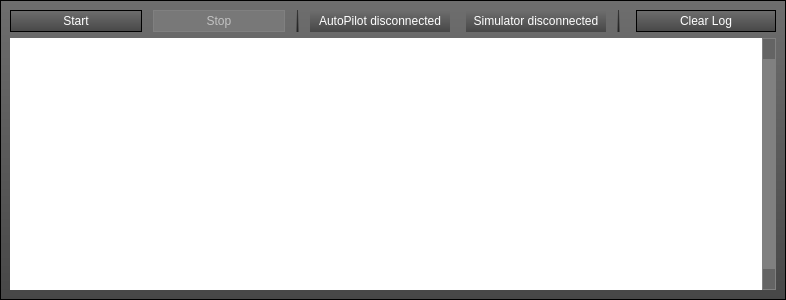
<?xml version="1.0" encoding="UTF-8"?>
<ui version="4.0">
 <class>HITLWidget</class>
 <widget class="QWidget" name="HITLWidget">
  <property name="geometry">
   <rect>
    <x>0</x>
    <y>0</y>
    <width>786</width>
    <height>300</height>
   </rect>
  </property>
  <property name="sizePolicy">
   <sizepolicy hsizetype="Preferred" vsizetype="Preferred">
    <horstretch>0</horstretch>
    <verstretch>0</verstretch>
   </sizepolicy>
  </property>
  <property name="windowTitle">
   <string>Form</string>
  </property>
  <property name="styleSheet">
   <string notr="true">

QScrollBar:vertical {
      border: 1px solid grey;
      background: grey;
      margin: 22px 0 22px 0;
  }

QScrollBar:vertical:disabled {
      border: 1px solid grey;
      
	background-color: grey;
      margin: 22px 0 22px 0;
  }

  QScrollBar::handle:vertical {
background-color: qlineargradient(spread:pad, x1:0.5, y1:0, x2:0.5, y2:1, stop:0 rgba(120, 120, 255, 255), stop:1 rgba(80, 80, 160, 255));
      min-height: 20px;
  }

QScrollBar::handle:vertical:disabled{
background-color: grey;
      min-height: 20px;
  }


  QScrollBar::handle:vertical:pressed {

     background-color: rgb(85, 85, 255);
background-color: qlineargradient(spread:pad, x1:0.5, y1:0, x2:0.5, y2:1, stop:0 rgba(170, 170, 255, 255), stop:1 rgba(80, 80, 160, 255));

      min-height: 20px;
  }

  QScrollBar::add-line:vertical {
      border: 1px solid black;
background-color: qlineargradient(spread:pad, x1:0.5, y1:0, x2:0.5, y2:1, stop:0 rgba(48, 48, 48, 255), stop:1 rgba(120, 120, 120, 255));
      height: 20px;
      subcontrol-position: bottom;
      subcontrol-origin: margin;
  }

 QScrollBar::add-line:vertical:disabled {
background-color: qlineargradient(spread:pad, x1:0.5, y1:0, x2:0.5, y2:1, stop:0 rgba(100, 100, 100, 255));
      border: 1px solid grey;

  }

 QScrollBar::sub-line:vertical:disabled {
background-color: qlineargradient(spread:pad, x1:0.5, y1:0, x2:0.5, y2:1, stop:0 rgba(100, 100, 100, 255));
 border: 1px solid grey;

  }

 QScrollBar::add-line:vertical:pressed {
background-color: qlineargradient(spread:pad, x1:0.5, y1:0, x2:0.5, y2:1, stop:0 rgba(255, 255, 255, 200), stop:1 rgba(180, 180, 180, 200));
  }

 QScrollBar::sub-line:vertical:pressed {
background-color: qlineargradient(spread:pad, x1:0.5, y1:0, x2:0.5, y2:1, stop:0 rgba(255, 255, 255, 200), stop:1 rgba(180, 180, 180, 200));
  }

  QScrollBar::sub-line:vertical {
      border: 1px solid black;      
background-color: qlineargradient(spread:pad, x1:0.5, y1:0, x2:0.5, y2:1, stop:0 rgba(48, 48, 48, 255), stop:1 rgba(120, 120, 120, 255));
      height: 20px;
      subcontrol-position: top;
      subcontrol-origin: margin;
  }
 QScrollBar::down-arrow:vertical {
	
	image: url(:/hitlnew/images/arrow-down2.png);
  }

  QScrollBar::up-arrow:vertical {
	image: url(:/hitlnew/images/arrow-up2.png);
  }

  QScrollBar::add-page:vertical, QScrollBar::sub-page:vertical {
      background: none;
  }


QPushButton {
background-color: qlineargradient(spread:pad, x1:0.5, y1:0, x2:0.5, y2:1, stop:0 rgba(110, 110, 110, 255), stop:1 rgba(71, 71, 71, 255));

	color: rgb(255, 255, 255);
border: 1px solid black; 
width: 66px;
height: 20px;
}

QPushButton:disabled {
background-color: qlineargradient(spread:pad, x1:0.5, y1:0, x2:0.5, y2:1, stop:0 rgba(120, 120, 120, 255));
	color: rgb(194, 194, 194);
border: 1px solid gray; 
width: 66px;
height: 20px;
}

QPushButton:hover {
background-color: qlineargradient(spread:pad, x1:0.5, y1:0, x2:0.5, y2:1, stop:0 rgba(255, 255, 255, 200), stop:1 rgba(180, 180, 180, 200));
color: rgb(255, 255, 255);
border: 0px; 
}
QPushButton:pressed {
background-color: qlineargradient(spread:pad, x1:0.5, y1:0, x2:0.5, y2:1, stop:0 rgba(48, 48, 48, 255), stop:1 rgba(120, 120, 120, 255));
color: rgb(255, 255, 255);
border: 0px; 
}

QPushButton:checked {
background-color: qlineargradient(spread:pad, x1:0.5, y1:0, x2:0.5, y2:1, stop:0 rgba(48, 48, 48, 255), stop:1 rgba(120, 120, 120, 255));
color: rgb(255, 255, 255);
border: 0px; 
}</string>
  </property>
  <layout class="QVBoxLayout" name="verticalLayout">
   <property name="margin">
    <number>0</number>
   </property>
   <item>
    <widget class="QFrame" name="frame">
     <property name="sizePolicy">
      <sizepolicy hsizetype="Preferred" vsizetype="Preferred">
       <horstretch>0</horstretch>
       <verstretch>0</verstretch>
      </sizepolicy>
     </property>
     <property name="minimumSize">
      <size>
       <width>0</width>
       <height>0</height>
      </size>
     </property>
     <property name="maximumSize">
      <size>
       <width>16777215</width>
       <height>16777215</height>
      </size>
     </property>
     <property name="styleSheet">
      <string notr="true">

QFrame{
background-color: qlineargradient(spread:pad, x1:0.5, y1:0, x2:0.5, y2:1, stop:0 rgba(110, 110, 110, 255), stop:1 rgba(71, 71, 71, 255));
color: rgba(0, 0, 0, 128);
}
</string>
     </property>
     <property name="frameShape">
      <enum>QFrame::StyledPanel</enum>
     </property>
     <property name="frameShadow">
      <enum>QFrame::Raised</enum>
     </property>
     <layout class="QVBoxLayout" name="verticalLayout_2">
      <property name="sizeConstraint">
       <enum>QLayout::SetMaximumSize</enum>
      </property>
      <item>
       <layout class="QHBoxLayout" name="horizontalLayout">
        <property name="sizeConstraint">
         <enum>QLayout::SetDefaultConstraint</enum>
        </property>
        <item>
         <widget class="QPushButton" name="startButton">
          <property name="sizePolicy">
           <sizepolicy hsizetype="MinimumExpanding" vsizetype="Fixed">
            <horstretch>0</horstretch>
            <verstretch>0</verstretch>
           </sizepolicy>
          </property>
          <property name="toolTip">
           <string>Request update</string>
          </property>
          <property name="styleSheet">
           <string notr="true"/>
          </property>
          <property name="text">
           <string>Start</string>
          </property>
         </widget>
        </item>
        <item>
         <spacer name="horizontalSpacer">
          <property name="orientation">
           <enum>Qt::Horizontal</enum>
          </property>
          <property name="sizeType">
           <enum>QSizePolicy::Preferred</enum>
          </property>
          <property name="sizeHint" stdset="0">
           <size>
            <width>5</width>
            <height>20</height>
           </size>
          </property>
         </spacer>
        </item>
        <item>
         <widget class="QPushButton" name="stopButton">
          <property name="enabled">
           <bool>false</bool>
          </property>
          <property name="sizePolicy">
           <sizepolicy hsizetype="MinimumExpanding" vsizetype="Fixed">
            <horstretch>0</horstretch>
            <verstretch>0</verstretch>
           </sizepolicy>
          </property>
          <property name="toolTip">
           <string>Send update</string>
          </property>
          <property name="text">
           <string>Stop</string>
          </property>
         </widget>
        </item>
        <item>
         <spacer name="horizontalSpacer_7">
          <property name="orientation">
           <enum>Qt::Horizontal</enum>
          </property>
          <property name="sizeType">
           <enum>QSizePolicy::Preferred</enum>
          </property>
          <property name="sizeHint" stdset="0">
           <size>
            <width>5</width>
            <height>20</height>
           </size>
          </property>
         </spacer>
        </item>
        <item>
         <widget class="Line" name="line">
          <property name="frameShadow">
           <enum>QFrame::Plain</enum>
          </property>
          <property name="orientation">
           <enum>Qt::Vertical</enum>
          </property>
         </widget>
        </item>
        <item>
         <spacer name="horizontalSpacer_4">
          <property name="orientation">
           <enum>Qt::Horizontal</enum>
          </property>
          <property name="sizeType">
           <enum>QSizePolicy::Preferred</enum>
          </property>
          <property name="sizeHint" stdset="0">
           <size>
            <width>5</width>
            <height>20</height>
           </size>
          </property>
         </spacer>
        </item>
        <item>
         <widget class="QLabel" name="apLabel">
          <property name="sizePolicy">
           <sizepolicy hsizetype="Fixed" vsizetype="Preferred">
            <horstretch>0</horstretch>
            <verstretch>0</verstretch>
           </sizepolicy>
          </property>
          <property name="minimumSize">
           <size>
            <width>140</width>
            <height>0</height>
           </size>
          </property>
          <property name="font">
           <font>
            <weight>50</weight>
            <bold>false</bold>
           </font>
          </property>
          <property name="layoutDirection">
           <enum>Qt::LeftToRight</enum>
          </property>
          <property name="autoFillBackground">
           <bool>false</bool>
          </property>
          <property name="styleSheet">
           <string notr="true">color: rgb(255, 255, 255);</string>
          </property>
          <property name="text">
           <string>AutoPilot disconnected</string>
          </property>
          <property name="alignment">
           <set>Qt::AlignCenter</set>
          </property>
         </widget>
        </item>
        <item>
         <spacer name="horizontalSpacer_5">
          <property name="orientation">
           <enum>Qt::Horizontal</enum>
          </property>
          <property name="sizeType">
           <enum>QSizePolicy::Preferred</enum>
          </property>
          <property name="sizeHint" stdset="0">
           <size>
            <width>10</width>
            <height>20</height>
           </size>
          </property>
         </spacer>
        </item>
        <item>
         <widget class="QLabel" name="simLabel">
          <property name="sizePolicy">
           <sizepolicy hsizetype="Fixed" vsizetype="Preferred">
            <horstretch>0</horstretch>
            <verstretch>0</verstretch>
           </sizepolicy>
          </property>
          <property name="minimumSize">
           <size>
            <width>140</width>
            <height>0</height>
           </size>
          </property>
          <property name="styleSheet">
           <string notr="true">color: rgb(255, 255, 255);</string>
          </property>
          <property name="text">
           <string> Simulator disconnected </string>
          </property>
          <property name="alignment">
           <set>Qt::AlignCenter</set>
          </property>
         </widget>
        </item>
        <item>
         <spacer name="horizontalSpacer_6">
          <property name="orientation">
           <enum>Qt::Horizontal</enum>
          </property>
          <property name="sizeType">
           <enum>QSizePolicy::Preferred</enum>
          </property>
          <property name="sizeHint" stdset="0">
           <size>
            <width>5</width>
            <height>20</height>
           </size>
          </property>
         </spacer>
        </item>
        <item>
         <widget class="Line" name="line_2">
          <property name="frameShadow">
           <enum>QFrame::Plain</enum>
          </property>
          <property name="orientation">
           <enum>Qt::Vertical</enum>
          </property>
         </widget>
        </item>
        <item>
         <spacer name="horizontalSpacer_3">
          <property name="orientation">
           <enum>Qt::Horizontal</enum>
          </property>
          <property name="sizeType">
           <enum>QSizePolicy::Preferred</enum>
          </property>
          <property name="sizeHint" stdset="0">
           <size>
            <width>10</width>
            <height>20</height>
           </size>
          </property>
         </spacer>
        </item>
        <item alignment="Qt::AlignRight">
         <widget class="QPushButton" name="buttonClearLog">
          <property name="enabled">
           <bool>true</bool>
          </property>
          <property name="sizePolicy">
           <sizepolicy hsizetype="MinimumExpanding" vsizetype="Fixed">
            <horstretch>0</horstretch>
            <verstretch>0</verstretch>
           </sizepolicy>
          </property>
          <property name="minimumSize">
           <size>
            <width>140</width>
            <height>0</height>
           </size>
          </property>
          <property name="sizeIncrement">
           <size>
            <width>0</width>
            <height>0</height>
           </size>
          </property>
          <property name="baseSize">
           <size>
            <width>0</width>
            <height>0</height>
           </size>
          </property>
          <property name="autoFillBackground">
           <bool>false</bool>
          </property>
          <property name="text">
           <string>Clear Log</string>
          </property>
         </widget>
        </item>
       </layout>
      </item>
      <item>
       <widget class="QTextEdit" name="textBrowser">
        <property name="sizePolicy">
         <sizepolicy hsizetype="Expanding" vsizetype="Expanding">
          <horstretch>0</horstretch>
          <verstretch>0</verstretch>
         </sizepolicy>
        </property>
        <property name="minimumSize">
         <size>
          <width>0</width>
          <height>0</height>
         </size>
        </property>
        <property name="autoFillBackground">
         <bool>false</bool>
        </property>
        <property name="styleSheet">
         <string notr="true">QTextEdit {
	background-color: white;
	color: rgb(0, 0, 0);
}</string>
        </property>
        <property name="frameShape">
         <enum>QFrame::NoFrame</enum>
        </property>
        <property name="frameShadow">
         <enum>QFrame::Plain</enum>
        </property>
        <property name="verticalScrollBarPolicy">
         <enum>Qt::ScrollBarAlwaysOn</enum>
        </property>
       </widget>
      </item>
     </layout>
    </widget>
   </item>
  </layout>
 </widget>
 <tabstops>
  <tabstop>startButton</tabstop>
  <tabstop>stopButton</tabstop>
  <tabstop>buttonClearLog</tabstop>
  <tabstop>textBrowser</tabstop>
 </tabstops>
 <resources/>
 <connections/>
</ui>
